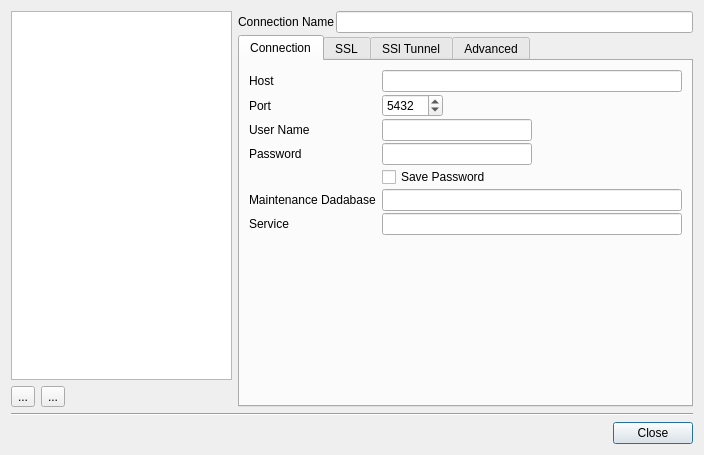
<?xml version="1.0" encoding="UTF-8"?>
<ui version="4.0">
 <class>DlgConnections</class>
 <widget class="QDialog" name="DlgConnections">
  <property name="geometry">
   <rect>
    <x>0</x>
    <y>0</y>
    <width>704</width>
    <height>455</height>
   </rect>
  </property>
  <property name="windowTitle">
   <string>Connections</string>
  </property>
  <layout class="QGridLayout" name="gridLayout_2">
   <item row="0" column="0">
    <layout class="QHBoxLayout" name="horizontalLayout">
     <item>
      <layout class="QVBoxLayout" name="verticalLayout_2">
       <item>
        <widget class="QListWidget" name="connection_list"/>
       </item>
       <item>
        <layout class="QHBoxLayout" name="horizontalLayout_3">
         <item>
          <widget class="QToolButton" name="bt_add_connection">
           <property name="text">
            <string>...</string>
           </property>
           <property name="icon">
            <iconset>
             <normaloff>:/icons/images/icons/icons8-add-database-48.png</normaloff>:/icons/images/icons/icons8-add-database-48.png</iconset>
           </property>
           <property name="iconSize">
            <size>
             <width>24</width>
             <height>24</height>
            </size>
           </property>
          </widget>
         </item>
         <item>
          <widget class="QToolButton" name="bt_delete_connection">
           <property name="text">
            <string>...</string>
           </property>
           <property name="icon">
            <iconset>
             <normaloff>:/icons/images/icons/icons8-delete-database-48.png</normaloff>:/icons/images/icons/icons8-delete-database-48.png</iconset>
           </property>
           <property name="iconSize">
            <size>
             <width>24</width>
             <height>24</height>
            </size>
           </property>
          </widget>
         </item>
         <item>
          <spacer name="horizontalSpacer_2">
           <property name="orientation">
            <enum>Qt::Horizontal</enum>
           </property>
           <property name="sizeHint" stdset="0">
            <size>
             <width>40</width>
             <height>20</height>
            </size>
           </property>
          </spacer>
         </item>
        </layout>
       </item>
      </layout>
     </item>
     <item>
      <layout class="QVBoxLayout" name="verticalLayout">
       <property name="leftMargin">
        <number>0</number>
       </property>
       <item>
        <layout class="QFormLayout" name="formLayout">
         <property name="horizontalSpacing">
          <number>2</number>
         </property>
         <property name="verticalSpacing">
          <number>2</number>
         </property>
         <item row="0" column="0">
          <widget class="QLabel" name="label">
           <property name="text">
            <string>Connection Name</string>
           </property>
          </widget>
         </item>
         <item row="0" column="1">
          <widget class="QLineEdit" name="connection_name">
           <property name="minimumSize">
            <size>
             <width>300</width>
             <height>0</height>
            </size>
           </property>
          </widget>
         </item>
         <item row="1" column="0" colspan="2">
          <widget class="QTabWidget" name="tabWidget">
           <property name="currentIndex">
            <number>0</number>
           </property>
           <widget class="QWidget" name="tb_connection">
            <attribute name="title">
             <string>Connection</string>
            </attribute>
            <layout class="QFormLayout" name="formLayout_2">
             <property name="verticalSpacing">
              <number>2</number>
             </property>
             <item row="0" column="0">
              <widget class="QLabel" name="lb_host">
               <property name="text">
                <string>Host</string>
               </property>
              </widget>
             </item>
             <item row="0" column="1">
              <widget class="QLineEdit" name="host">
               <property name="minimumSize">
                <size>
                 <width>300</width>
                 <height>0</height>
                </size>
               </property>
              </widget>
             </item>
             <item row="1" column="0">
              <widget class="QLabel" name="lb_port">
               <property name="text">
                <string>Port</string>
               </property>
              </widget>
             </item>
             <item row="1" column="1">
              <widget class="QSpinBox" name="port">
               <property name="sizePolicy">
                <sizepolicy hsizetype="Fixed" vsizetype="Fixed">
                 <horstretch>0</horstretch>
                 <verstretch>0</verstretch>
                </sizepolicy>
               </property>
               <property name="minimum">
                <number>1</number>
               </property>
               <property name="maximum">
                <number>65535</number>
               </property>
               <property name="value">
                <number>5432</number>
               </property>
              </widget>
             </item>
             <item row="2" column="0">
              <widget class="QLabel" name="lb_user_name">
               <property name="text">
                <string>User Name</string>
               </property>
              </widget>
             </item>
             <item row="2" column="1">
              <widget class="QLineEdit" name="user_name">
               <property name="sizePolicy">
                <sizepolicy hsizetype="Fixed" vsizetype="Fixed">
                 <horstretch>0</horstretch>
                 <verstretch>0</verstretch>
                </sizepolicy>
               </property>
               <property name="minimumSize">
                <size>
                 <width>150</width>
                 <height>0</height>
                </size>
               </property>
              </widget>
             </item>
             <item row="3" column="0">
              <widget class="QLabel" name="lb_password">
               <property name="text">
                <string>Password</string>
               </property>
              </widget>
             </item>
             <item row="3" column="1">
              <widget class="QLineEdit" name="password">
               <property name="sizePolicy">
                <sizepolicy hsizetype="Fixed" vsizetype="Fixed">
                 <horstretch>0</horstretch>
                 <verstretch>0</verstretch>
                </sizepolicy>
               </property>
               <property name="minimumSize">
                <size>
                 <width>150</width>
                 <height>0</height>
                </size>
               </property>
               <property name="echoMode">
                <enum>QLineEdit::Password</enum>
               </property>
              </widget>
             </item>
             <item row="5" column="0">
              <widget class="QLabel" name="lb_maintenance_db">
               <property name="text">
                <string>Maintenance Dadabase</string>
               </property>
              </widget>
             </item>
             <item row="4" column="1">
              <widget class="QCheckBox" name="save_password">
               <property name="text">
                <string>Save Password</string>
               </property>
              </widget>
             </item>
             <item row="6" column="0">
              <widget class="QLabel" name="lb_service">
               <property name="text">
                <string>Service</string>
               </property>
              </widget>
             </item>
             <item row="6" column="1">
              <widget class="QLineEdit" name="service"/>
             </item>
             <item row="5" column="1">
              <widget class="QLineEdit" name="lineEdit"/>
             </item>
            </layout>
           </widget>
           <widget class="QWidget" name="tb_ssl">
            <attribute name="title">
             <string>SSL</string>
            </attribute>
            <layout class="QFormLayout" name="formLayout_3">
             <property name="horizontalSpacing">
              <number>6</number>
             </property>
             <property name="verticalSpacing">
              <number>2</number>
             </property>
             <item row="0" column="0">
              <widget class="QLabel" name="label_8">
               <property name="text">
                <string>SSL Mode</string>
               </property>
              </widget>
             </item>
             <item row="0" column="1">
              <layout class="QGridLayout" name="gridLayout">
               <item row="0" column="2">
                <widget class="QRadioButton" name="prefer">
                 <property name="text">
                  <string>Prefer</string>
                 </property>
                </widget>
               </item>
               <item row="0" column="0">
                <widget class="QRadioButton" name="no_ssl">
                 <property name="text">
                  <string>No SSL</string>
                 </property>
                 <property name="checked">
                  <bool>true</bool>
                 </property>
                </widget>
               </item>
               <item row="2" column="0">
                <widget class="QRadioButton" name="verify_full">
                 <property name="text">
                  <string>&amp;Verify Full</string>
                 </property>
                </widget>
               </item>
               <item row="0" column="1">
                <widget class="QRadioButton" name="require">
                 <property name="text">
                  <string>Re&amp;quire</string>
                 </property>
                </widget>
               </item>
               <item row="1" column="1">
                <widget class="QRadioButton" name="disable">
                 <property name="text">
                  <string>Disable</string>
                 </property>
                </widget>
               </item>
               <item row="1" column="2">
                <widget class="QRadioButton" name="verify_ca">
                 <property name="text">
                  <string>Verif&amp;y CA</string>
                 </property>
                </widget>
               </item>
               <item row="1" column="0">
                <widget class="QRadioButton" name="allow">
                 <property name="text">
                  <string>A&amp;llow</string>
                 </property>
                </widget>
               </item>
              </layout>
             </item>
             <item row="1" column="0">
              <widget class="QLabel" name="lb_root_ca">
               <property name="text">
                <string>Server Root CA</string>
               </property>
              </widget>
             </item>
             <item row="1" column="1">
              <layout class="QHBoxLayout" name="horizontalLayout_4">
               <property name="topMargin">
                <number>0</number>
               </property>
               <item>
                <widget class="QLineEdit" name="root_ca"/>
               </item>
               <item>
                <widget class="QToolButton" name="bt_root_ca">
                 <property name="text">
                  <string>...</string>
                 </property>
                 <property name="icon">
                  <iconset theme="fileopen">
                   <normaloff>.</normaloff>.</iconset>
                 </property>
                </widget>
               </item>
              </layout>
             </item>
             <item row="2" column="0">
              <widget class="QLabel" name="lb_revocation_list">
               <property name="text">
                <string>Server Revocation List</string>
               </property>
              </widget>
             </item>
             <item row="2" column="1">
              <layout class="QHBoxLayout" name="horizontalLayout_5">
               <property name="topMargin">
                <number>0</number>
               </property>
               <item>
                <widget class="QLineEdit" name="revocation_list"/>
               </item>
               <item>
                <widget class="QToolButton" name="bt_revocation_list">
                 <property name="text">
                  <string>...</string>
                 </property>
                 <property name="icon">
                  <iconset theme="fileopen">
                   <normaloff>.</normaloff>.</iconset>
                 </property>
                </widget>
               </item>
              </layout>
             </item>
             <item row="3" column="0">
              <widget class="QLabel" name="lb_cliente_cert">
               <property name="text">
                <string>Client Certificate</string>
               </property>
              </widget>
             </item>
             <item row="3" column="1">
              <layout class="QHBoxLayout" name="horizontalLayout_6">
               <property name="topMargin">
                <number>0</number>
               </property>
               <item>
                <widget class="QLineEdit" name="cliente_cert"/>
               </item>
               <item>
                <widget class="QToolButton" name="bt_cliente_cert">
                 <property name="text">
                  <string>...</string>
                 </property>
                 <property name="icon">
                  <iconset theme="fileopen">
                   <normaloff>.</normaloff>.</iconset>
                 </property>
                </widget>
               </item>
              </layout>
             </item>
             <item row="4" column="0">
              <widget class="QLabel" name="lb_client_key">
               <property name="text">
                <string>Client Key</string>
               </property>
              </widget>
             </item>
             <item row="4" column="1">
              <layout class="QHBoxLayout" name="horizontalLayout_7">
               <property name="topMargin">
                <number>0</number>
               </property>
               <item>
                <widget class="QLineEdit" name="client_key"/>
               </item>
               <item>
                <widget class="QToolButton" name="bt_client_key">
                 <property name="text">
                  <string>...</string>
                 </property>
                 <property name="icon">
                  <iconset theme="fileopen">
                   <normaloff>.</normaloff>.</iconset>
                 </property>
                </widget>
               </item>
              </layout>
             </item>
             <item row="5" column="0">
              <widget class="QCheckBox" name="ssl_compression">
               <property name="text">
                <string>SSL Compression</string>
               </property>
              </widget>
             </item>
            </layout>
           </widget>
           <widget class="QWidget" name="tb_ssh_tunnel">
            <attribute name="title">
             <string>SSl Tunnel</string>
            </attribute>
            <layout class="QFormLayout" name="formLayout_4">
             <property name="verticalSpacing">
              <number>2</number>
             </property>
             <item row="0" column="0">
              <widget class="QCheckBox" name="use_ssh_tunneling">
               <property name="text">
                <string>Use SSH Tunneling</string>
               </property>
              </widget>
             </item>
             <item row="1" column="0">
              <widget class="QLabel" name="lb_tunnel_host">
               <property name="enabled">
                <bool>false</bool>
               </property>
               <property name="text">
                <string>Tunnel Host</string>
               </property>
              </widget>
             </item>
             <item row="1" column="1">
              <widget class="QLineEdit" name="tunnel_host">
               <property name="enabled">
                <bool>false</bool>
               </property>
              </widget>
             </item>
             <item row="2" column="0">
              <widget class="QLabel" name="lb_tunnel_port">
               <property name="enabled">
                <bool>false</bool>
               </property>
               <property name="text">
                <string>Tunnel Port</string>
               </property>
              </widget>
             </item>
             <item row="2" column="1">
              <widget class="QLineEdit" name="tunnel_port">
               <property name="enabled">
                <bool>false</bool>
               </property>
              </widget>
             </item>
             <item row="3" column="0">
              <widget class="QLabel" name="lb_tunnel_user">
               <property name="enabled">
                <bool>false</bool>
               </property>
               <property name="text">
                <string>User Name</string>
               </property>
              </widget>
             </item>
             <item row="3" column="1">
              <widget class="QLineEdit" name="tunnel_user">
               <property name="enabled">
                <bool>false</bool>
               </property>
              </widget>
             </item>
             <item row="4" column="0">
              <widget class="QLabel" name="lb_authentication">
               <property name="enabled">
                <bool>false</bool>
               </property>
               <property name="text">
                <string>Authentication Mode</string>
               </property>
              </widget>
             </item>
             <item row="4" column="1">
              <layout class="QHBoxLayout" name="horizontalLayout_8">
               <item>
                <widget class="QRadioButton" name="use_password">
                 <property name="enabled">
                  <bool>false</bool>
                 </property>
                 <property name="text">
                  <string>Password</string>
                 </property>
                </widget>
               </item>
               <item>
                <widget class="QRadioButton" name="use_identity">
                 <property name="enabled">
                  <bool>false</bool>
                 </property>
                 <property name="text">
                  <string>Identit&amp;y File</string>
                 </property>
                </widget>
               </item>
              </layout>
             </item>
             <item row="5" column="0">
              <widget class="QLabel" name="lb_identity">
               <property name="enabled">
                <bool>false</bool>
               </property>
               <property name="text">
                <string>Identity File</string>
               </property>
              </widget>
             </item>
             <item row="5" column="1">
              <layout class="QHBoxLayout" name="horizontalLayout_9">
               <item>
                <widget class="QLineEdit" name="identity">
                 <property name="enabled">
                  <bool>false</bool>
                 </property>
                </widget>
               </item>
               <item>
                <widget class="QToolButton" name="toolButton_5">
                 <property name="enabled">
                  <bool>false</bool>
                 </property>
                 <property name="text">
                  <string>...</string>
                 </property>
                 <property name="icon">
                  <iconset theme="fileopen">
                   <normaloff>.</normaloff>.</iconset>
                 </property>
                </widget>
               </item>
              </layout>
             </item>
             <item row="6" column="0">
              <widget class="QLabel" name="lb_passphrase">
               <property name="enabled">
                <bool>false</bool>
               </property>
               <property name="text">
                <string>Password / Passphrase</string>
               </property>
              </widget>
             </item>
             <item row="6" column="1">
              <widget class="QLineEdit" name="passphrase">
               <property name="enabled">
                <bool>false</bool>
               </property>
              </widget>
             </item>
            </layout>
           </widget>
           <widget class="QWidget" name="tb_advanced">
            <attribute name="title">
             <string>Advanced</string>
            </attribute>
            <layout class="QFormLayout" name="formLayout_5">
             <property name="verticalSpacing">
              <number>2</number>
             </property>
             <item row="0" column="0">
              <widget class="QLabel" name="lb_host_addr">
               <property name="text">
                <string>Host Addr</string>
               </property>
              </widget>
             </item>
             <item row="0" column="1">
              <widget class="QLineEdit" name="host_addr"/>
             </item>
             <item row="1" column="1">
              <widget class="QCheckBox" name="connect_now">
               <property name="text">
                <string>Connect Now</string>
               </property>
              </widget>
             </item>
             <item row="2" column="1">
              <widget class="QCheckBox" name="restore_environment">
               <property name="text">
                <string>Restore Environment</string>
               </property>
              </widget>
             </item>
             <item row="3" column="0">
              <widget class="QLabel" name="lb_role_name">
               <property name="text">
                <string>Role Name</string>
               </property>
              </widget>
             </item>
             <item row="3" column="1">
              <widget class="QLineEdit" name="role_name"/>
             </item>
             <item row="4" column="0">
              <widget class="QLabel" name="lb_db_restriction">
               <property name="text">
                <string>DB Restriction</string>
               </property>
              </widget>
             </item>
             <item row="4" column="1">
              <widget class="QTextEdit" name="db_restriction"/>
             </item>
             <item row="5" column="0">
              <widget class="QLabel" name="lb_service_id">
               <property name="text">
                <string>Service Id</string>
               </property>
              </widget>
             </item>
             <item row="5" column="1">
              <widget class="QLineEdit" name="service_id"/>
             </item>
            </layout>
           </widget>
          </widget>
         </item>
        </layout>
       </item>
      </layout>
     </item>
    </layout>
   </item>
   <item row="1" column="0">
    <widget class="Line" name="line_2">
     <property name="orientation">
      <enum>Qt::Horizontal</enum>
     </property>
    </widget>
   </item>
   <item row="2" column="0">
    <layout class="QHBoxLayout" name="horizontalLayout_2">
     <item>
      <spacer name="horizontalSpacer">
       <property name="orientation">
        <enum>Qt::Horizontal</enum>
       </property>
       <property name="sizeHint" stdset="0">
        <size>
         <width>40</width>
         <height>20</height>
        </size>
       </property>
      </spacer>
     </item>
     <item>
      <widget class="QPushButton" name="bt_close">
       <property name="text">
        <string>Close</string>
       </property>
      </widget>
     </item>
    </layout>
   </item>
  </layout>
 </widget>
 <tabstops>
  <tabstop>connection_list</tabstop>
  <tabstop>bt_add_connection</tabstop>
  <tabstop>bt_delete_connection</tabstop>
  <tabstop>connection_name</tabstop>
  <tabstop>tabWidget</tabstop>
  <tabstop>host</tabstop>
  <tabstop>port</tabstop>
  <tabstop>user_name</tabstop>
  <tabstop>password</tabstop>
  <tabstop>save_password</tabstop>
  <tabstop>lineEdit</tabstop>
  <tabstop>service</tabstop>
  <tabstop>no_ssl</tabstop>
  <tabstop>require</tabstop>
  <tabstop>prefer</tabstop>
  <tabstop>allow</tabstop>
  <tabstop>disable</tabstop>
  <tabstop>verify_ca</tabstop>
  <tabstop>verify_full</tabstop>
  <tabstop>root_ca</tabstop>
  <tabstop>bt_root_ca</tabstop>
  <tabstop>revocation_list</tabstop>
  <tabstop>bt_revocation_list</tabstop>
  <tabstop>cliente_cert</tabstop>
  <tabstop>bt_cliente_cert</tabstop>
  <tabstop>client_key</tabstop>
  <tabstop>bt_client_key</tabstop>
  <tabstop>ssl_compression</tabstop>
  <tabstop>use_ssh_tunneling</tabstop>
  <tabstop>tunnel_host</tabstop>
  <tabstop>tunnel_port</tabstop>
  <tabstop>tunnel_user</tabstop>
  <tabstop>use_password</tabstop>
  <tabstop>use_identity</tabstop>
  <tabstop>identity</tabstop>
  <tabstop>toolButton_5</tabstop>
  <tabstop>passphrase</tabstop>
  <tabstop>host_addr</tabstop>
  <tabstop>connect_now</tabstop>
  <tabstop>restore_environment</tabstop>
  <tabstop>role_name</tabstop>
  <tabstop>db_restriction</tabstop>
  <tabstop>service_id</tabstop>
  <tabstop>bt_close</tabstop>
 </tabstops>
 <resources/>
 <connections/>
</ui>
